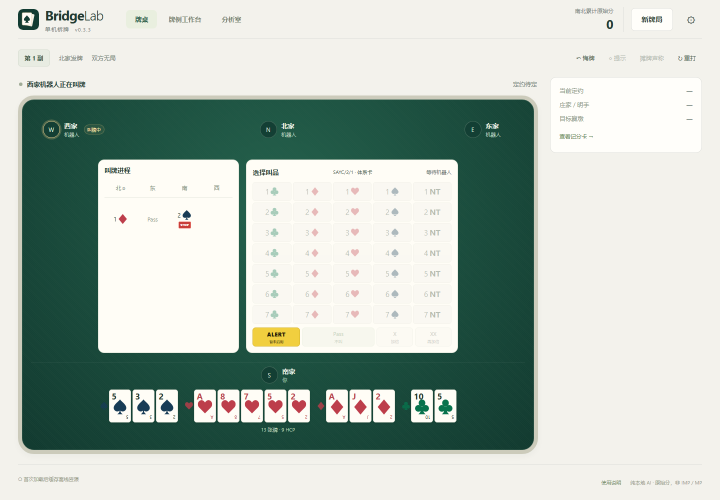
#> input picture versions/v0.3.3/artifacts/desktop-alert-stop.png, 1440 x 1000 px (shown at 1/2 size)
$ python generate-android-icons.py ../../v0.3.3/artifacts/desktop-alert-stop.png ../../v0.3.3/artifacts/desktop-analysis-branch.png
#> lines starting #> are read from the running program, lines starting #| are printed output that depends on the picture
from pathlib import Path
import sys

from PIL import Image


SIZES = {
    "mipmap-mdpi": 48,
    "mipmap-hdpi": 72,
    "mipmap-xhdpi": 96,
    "mipmap-xxhdpi": 144,
    "mipmap-xxxhdpi": 192,
}


def main() -> None:
    if len(sys.argv) != 3:
        raise SystemExit("usage: generate-android-icons.py SOURCE_ICON RES_DIRECTORY")
    source = Path(sys.argv[1]).resolve()
    res = Path(sys.argv[2]).resolve()
    image = Image.open(source).convert("RGBA")
    for folder, size in SIZES.items():
        target_dir = res / folder
        target_dir.mkdir(parents=True, exist_ok=True)
        image.resize((size, size), Image.Resampling.LANCZOS).save(target_dir / "ic_launcher.png")
#> this loop made 5 passes
#> pass 1, in main, `image.resize((size, size), Image.Resampling.LANCZOS).save(target_dir /..`:
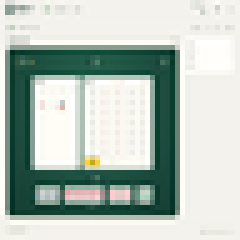
#> saved as ic_launcher.png: PIL image 48x48 RGBA (shown 5 times larger); mean R, G, B, A 181.1, 193.8, 184.9, 255
#> pass 2, in main, `image.resize((size, size), Image.Resampling.LANCZOS).save(target_dir /..`:
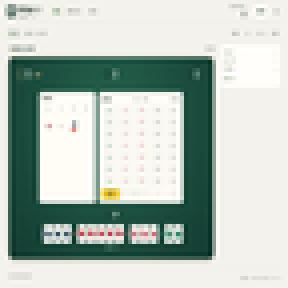
#> saved as ic_launcher.png: PIL image 72x72 RGBA (shown 4 times larger); mean R, G, B, A 181.3, 193.9, 184.9, 255


if __name__ == "__main__":
    main()

$ run again, on versions/v0.3.3/artifacts/desktop-analysis-offline.png
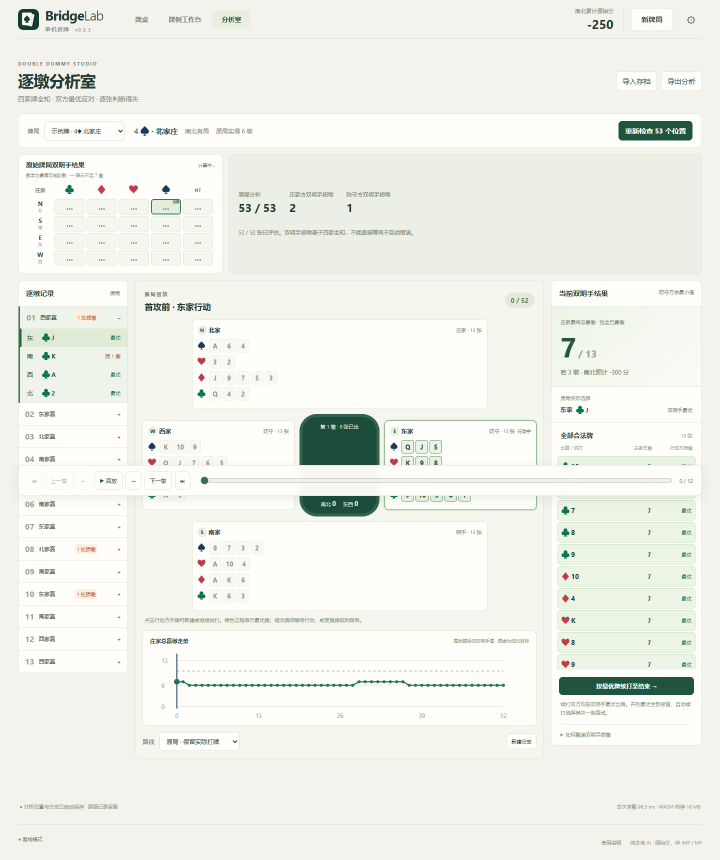
#> input picture versions/v0.3.3/artifacts/desktop-analysis-offline.png, 1440 x 1720 px (shown at 1/2 size)
#> the loop in main, `for folder, size in SIZES.items():` made 5 passes
#> pass 1, in main, `image.resize((size, size), Image.Resampling.LANCZOS).save(target_dir /..`:
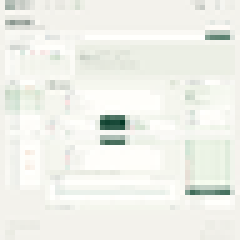
#> saved as ic_launcher.png: PIL image 48x48 RGBA (shown 5 times larger); mean R, G, B, A 239.5, 241.1, 234.2, 255
#> pass 2, in main, `image.resize((size, size), Image.Resampling.LANCZOS).save(target_dir /..`:
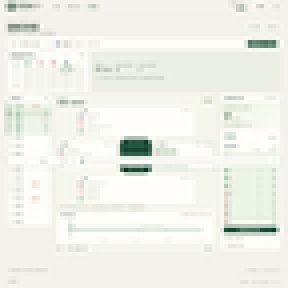
#> saved as ic_launcher.png: PIL image 72x72 RGBA (shown 4 times larger); mean R, G, B, A 239.5, 241.1, 234.2, 255

$ run again, on versions/v0.3.3/artifacts/desktop-claim.png
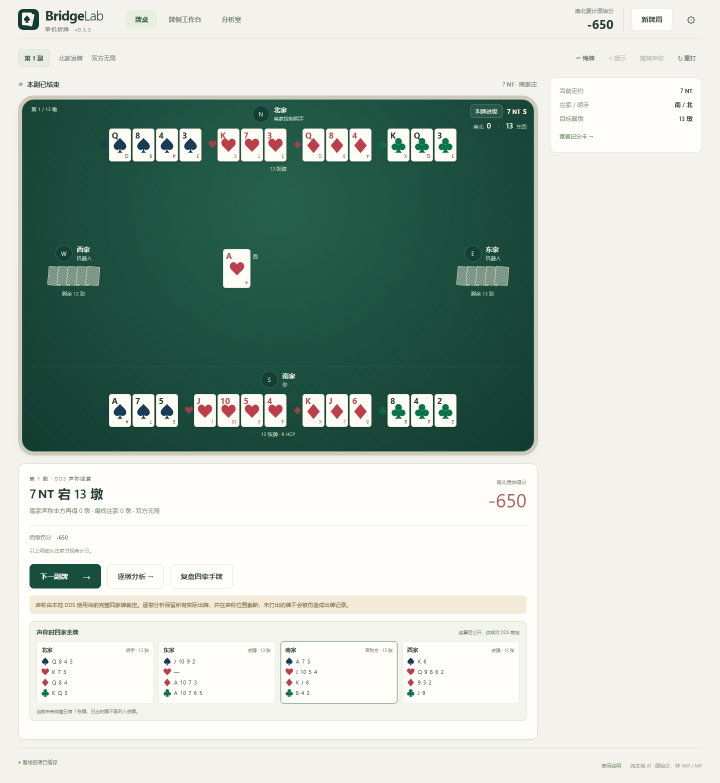
#> input picture versions/v0.3.3/artifacts/desktop-claim.png, 1440 x 1566 px (shown at 1/2 size)
#> the loop in main, `for folder, size in SIZES.items():` made 5 passes
#> pass 1, in main, `image.resize((size, size), Image.Resampling.LANCZOS).save(target_dir /..`:
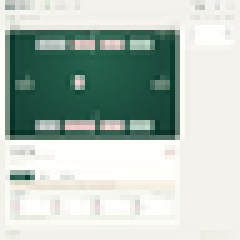
#> saved as ic_launcher.png: PIL image 48x48 RGBA (shown 5 times larger); mean R, G, B, A 181.5, 195.1, 186.3, 255
#> pass 2, in main, `image.resize((size, size), Image.Resampling.LANCZOS).save(target_dir /..`:
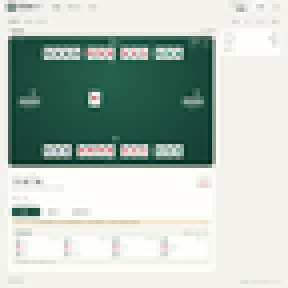
#> saved as ic_launcher.png: PIL image 72x72 RGBA (shown 4 times larger); mean R, G, B, A 181.6, 195.1, 186.3, 255
